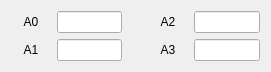
      <widget class="QWidget" name="gridLayoutWidget_7">
       <property name="geometry">
        <rect>
         <x>350</x>
         <y>520</y>
         <width>271</width>
         <height>61</height>
        </rect>
       </property>
       <layout class="QGridLayout" name="gridLayout_8">
        <item row="0" column="3">
         <widget class="QLabel" name="label_89">
          <property name="minimumSize">
           <size>
            <width>40</width>
            <height>0</height>
           </size>
          </property>
          <property name="text">
           <string>A2</string>
          </property>
          <property name="alignment">
           <set>Qt::AlignCenter</set>
          </property>
         </widget>
        </item>
        <item row="1" column="0">
         <widget class="QLabel" name="label_90">
          <property name="minimumSize">
           <size>
            <width>40</width>
            <height>0</height>
           </size>
          </property>
          <property name="text">
           <string>A1</string>
          </property>
          <property name="alignment">
           <set>Qt::AlignCenter</set>
          </property>
         </widget>
        </item>
        <item row="0" column="2">
         <spacer name="horizontalSpacer_5">
          <property name="orientation">
           <enum>Qt::Horizontal</enum>
          </property>
          <property name="sizeType">
           <enum>QSizePolicy::Fixed</enum>
          </property>
          <property name="sizeHint" stdset="0">
           <size>
            <width>20</width>
            <height>20</height>
           </size>
          </property>
         </spacer>
        </item>
        <item row="1" column="3">
         <widget class="QLabel" name="label_91">
          <property name="minimumSize">
           <size>
            <width>40</width>
            <height>0</height>
           </size>
          </property>
          <property name="text">
           <string>A3</string>
          </property>
          <property name="alignment">
           <set>Qt::AlignCenter</set>
          </property>
         </widget>
        </item>
        <item row="1" column="1">
         <widget class="QLineEdit" name="LE_A_OUT_1"/>
        </item>
        <item row="0" column="0">
         <widget class="QLabel" name="label_92">
          <property name="minimumSize">
           <size>
            <width>40</width>
            <height>0</height>
           </size>
          </property>
          <property name="text">
           <string>A0</string>
          </property>
          <property name="alignment">
           <set>Qt::AlignCenter</set>
          </property>
         </widget>
        </item>
        <item row="0" column="1">
         <widget class="QLineEdit" name="LE_A_OUT_0"/>
        </item>
        <item row="0" column="4">
         <widget class="QLineEdit" name="LE_A_OUT_2"/>
        </item>
        <item row="1" column="4">
         <widget class="QLineEdit" name="LE_A_OUT_3"/>
        </item>
       </layout>
      </widget>
